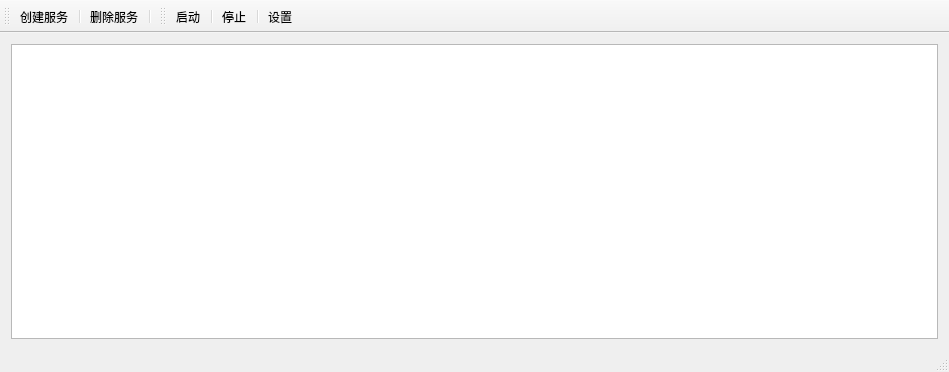
<?xml version="1.0" encoding="UTF-8"?>
<ui version="4.0">
 <class>MainWindow</class>
 <widget class="QMainWindow" name="MainWindow">
  <property name="geometry">
   <rect>
    <x>0</x>
    <y>0</y>
    <width>949</width>
    <height>372</height>
   </rect>
  </property>
  <property name="windowTitle">
   <string>串口网关服务</string>
  </property>
  <widget class="QWidget" name="centralWidget">
   <layout class="QVBoxLayout" name="verticalLayout">
    <item>
     <widget class="QTableWidget" name="tableWidget"/>
    </item>
   </layout>
  </widget>
  <widget class="QToolBar" name="mainToolBar">
   <attribute name="toolBarArea">
    <enum>TopToolBarArea</enum>
   </attribute>
   <attribute name="toolBarBreak">
    <bool>false</bool>
   </attribute>
   <addaction name="actionNewPair"/>
   <addaction name="separator"/>
   <addaction name="actionDelPair"/>
   <addaction name="separator"/>
  </widget>
  <widget class="QStatusBar" name="statusBar"/>
  <widget class="QToolBar" name="toolBar">
   <property name="windowTitle">
    <string>toolBar</string>
   </property>
   <attribute name="toolBarArea">
    <enum>TopToolBarArea</enum>
   </attribute>
   <attribute name="toolBarBreak">
    <bool>false</bool>
   </attribute>
   <addaction name="actionStart"/>
   <addaction name="separator"/>
   <addaction name="actionStop"/>
   <addaction name="separator"/>
   <addaction name="actionSetting"/>
  </widget>
  <action name="actionNewPair">
   <property name="text">
    <string>创建服务</string>
   </property>
  </action>
  <action name="actionDelPair">
   <property name="text">
    <string>删除服务</string>
   </property>
   <property name="toolTip">
    <string>删除服务</string>
   </property>
  </action>
  <action name="actionStart">
   <property name="text">
    <string>启动</string>
   </property>
  </action>
  <action name="actionStop">
   <property name="text">
    <string>停止</string>
   </property>
  </action>
  <action name="actionSetting">
   <property name="text">
    <string>设置</string>
   </property>
  </action>
 </widget>
 <layoutdefault spacing="6" margin="11"/>
 <resources/>
 <connections/>
</ui>
